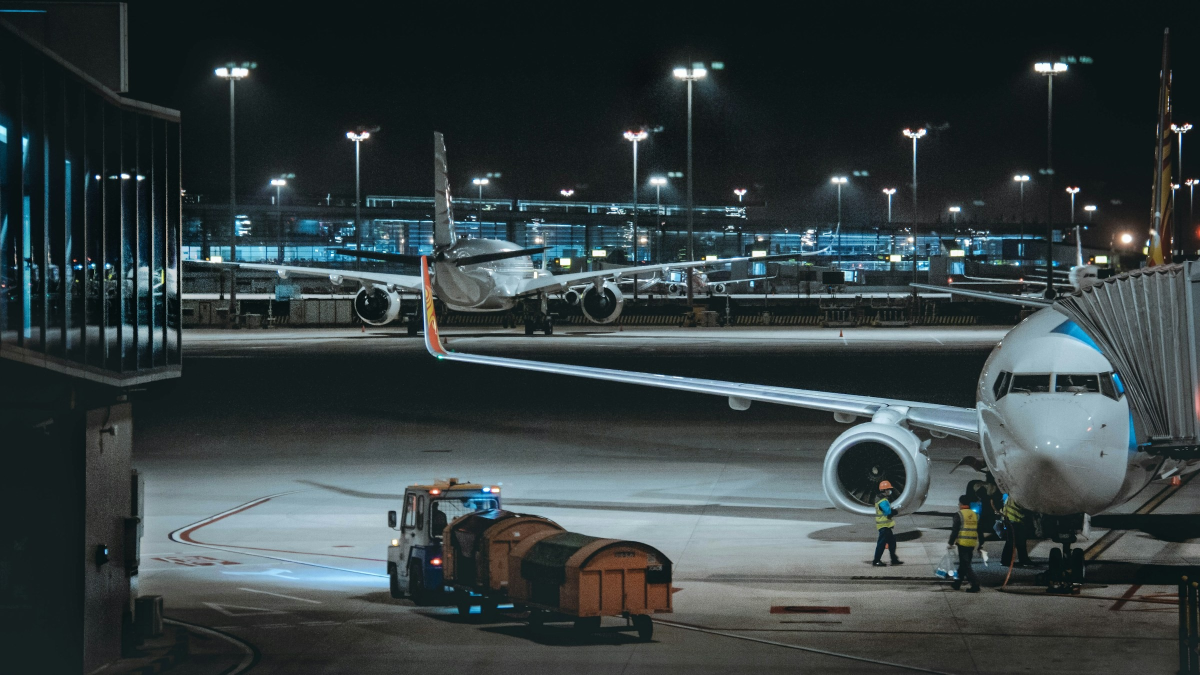
#> input picture brand/backgrounds/air-night-apron_01.jpg, 2400 x 1350 px (shown at 1/2 size)
$ python -i make_video.py   (imports and definitions only)
#> lines starting #> are read from the running program, lines starting #| are printed output that depends on the picture
#!/usr/bin/env python3
"""Clearon Logistics: corporate vertical video from posters or carousel slides.

Usage:
  python3 tools/make_video.py --out posters/videos/NAME.mp4 [--seed N] [--headline "TEXT"] SLIDE1.jpg [SLIDE2.jpg ...]

Slides may be 1080x1350 posters/slides or 1080x1920 Story versions; 4:5 images
are placed on a blurred, darkened 9:16 background automatically.

Prints THUMBNAIL_OFFSET_MS (pass it to Buffer as the video's thumbnailOffset)
and writes <out>_cover.jpg, a cover frame taken from the middle of the first slide.

Structure (about 1.6 s intro + 6 s per slide, adjustable with --slide-seconds, + 5 s end card, adjustable with --end-seconds):
  - Intro: deep navy, logo scales in, teal rule draws across, short tagline.
  - Slides: slow push-in on each slide.
  - Transitions: eased brand wipe (teal panel, then navy panel, angled edges)
    with a whoosh in the soundtrack.
  - End card: "Chat with us on WhatsApp", number, email, website.
  - Transitions: brand wipe, vertical wipe, split panels or push-through zoom
    (--transition; the end card always enters with the brand wipe).
  - Soundtrack: original corporate track generated here, in one of three moods
    (--mood piano, pluck, ambient or maritime: sea swell, distant ship horn, container clanks), with bass, beat, whooshes and a riser. The seed varies key,
    tempo and progression so videos do not all sound the same.

Needs: Pillow, numpy, playwright (chromium or /usr/bin/google-chrome), ffmpeg,
and the npm packages @fontsource/anton and @fontsource/poppins installed in
./node_modules or in the directory given by --node-modules.
"""
import argparse, base64, os, random, subprocess, sys, tempfile, wave
import numpy as np
from PIL import Image, ImageDraw, ImageFilter, ImageEnhance

W, H, FPS = 1080, 1920, 30
NAVY, DEEP, TEAL, BLUE = (0, 34, 68), (0, 26, 53), (0, 185, 171), (48, 121, 255)
REPO = os.path.dirname(os.path.dirname(os.path.abspath(__file__)))

INTRO, SLIDE, TRANS, END = 1.6, 6.0, 0.8, 5.0
MOTION = 'still'


# ---------- helpers ----------
def ease(x):
    x = min(max(x, 0.0), 1.0)
    return 4 * x ** 3 if x < 0.5 else 1 - (-2 * x + 2) ** 3 / 2


def b64(path):
    with open(path, 'rb') as f:
        return base64.b64encode(f.read()).decode()


# [6 lines left out: function find_node_modules, not called in this run]


BACKDROP = None   # optional real photo (path) used behind 4:5 posters and on the intro/end cards


def brand_frame():
    """Clean 9:16 brand frame: deep navy vertical gradient, or a darkened real photo if --backdrop is set.
    (Replaces the old blurred copy of the poster, which looked smeared and artificial.)"""
    if BACKDROP:
        ph = Image.open(BACKDROP).convert('RGB')
        s = max(W / ph.width, H / ph.height)
        ph = ph.resize((round(ph.width * s), round(ph.height * s)), Image.LANCZOS)
        l, t = (ph.width - W) // 2, (ph.height - H) // 2
        ph = ph.crop((l, t, l + W, t + H))
        ph = ImageEnhance.Brightness(ph).enhance(0.45)
        return Image.blend(ph, Image.new('RGB', (W, H), DEEP), 0.40)
    g = np.linspace(0, 1, H)[:, None, None]
    top, bot = np.array(NAVY, float), np.array(DEEP, float)
    arr = (top * (1 - g) + bot * g) * np.ones((1, W, 1))
    return Image.fromarray(arr.astype(np.uint8))


def to_vertical(path):
    im = Image.open(path).convert('RGB')
#> im is the input picture: PIL image 2400x1350 RGB; mean R, G, B 53.1, 63.7, 65.4
    if im.size == (W, H):
        return im
    if abs(im.width / im.height - 9 / 16) < 0.02:
        return im.resize((W, H), Image.LANCZOS)
    bg = brand_frame()
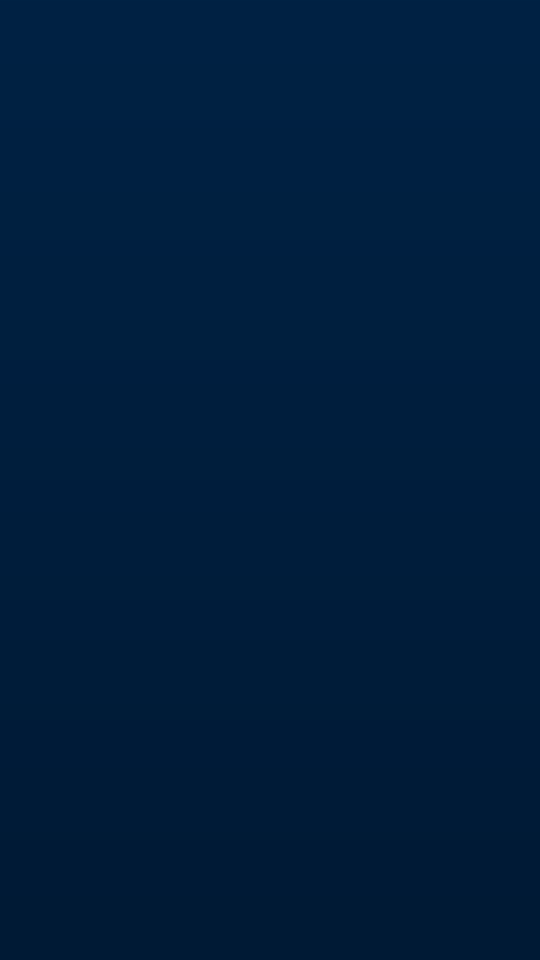
#> bg: PIL image 1080x1920 RGB (shown at 1/2 size); mean R, G, B 0, 29.5, 60
    # the poster is placed 1:1 (no resampling when it is 1080 wide) so text stays pixel-sharp
    fg = im if im.width == W else im.resize((W, round(im.height * W / im.width)), Image.LANCZOS)
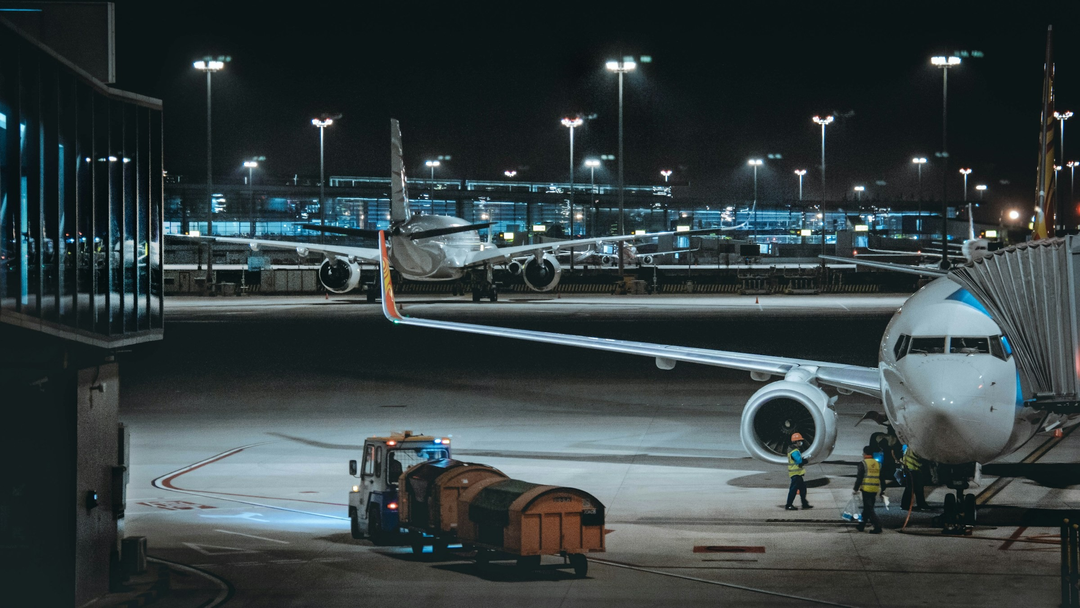
#> fg: PIL image 1080x608 RGB; mean R, G, B 53.1, 63.7, 65.4
    y = (H - fg.height) // 2
#> y = 656
    bg.paste(fg, (0, y))
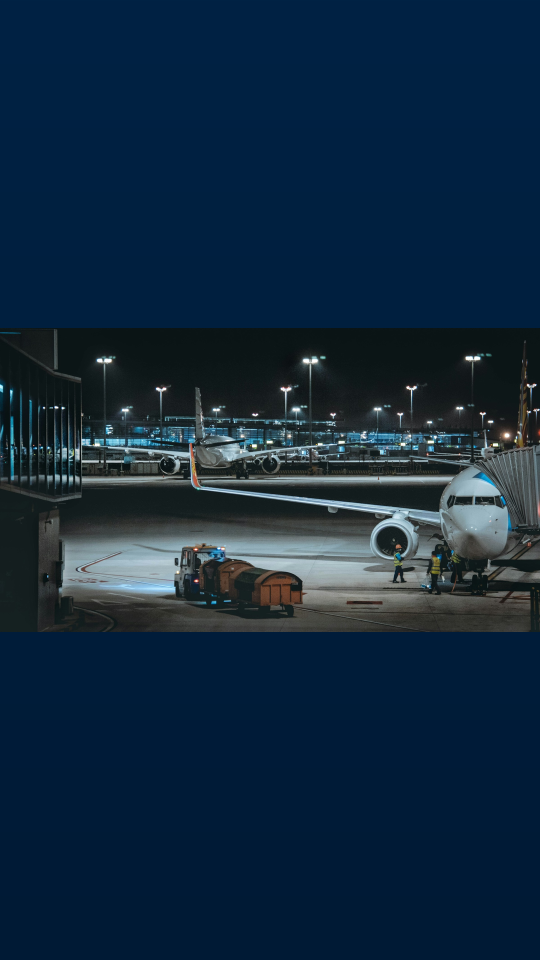
#> bg: PIL image 1080x1920 RGB (shown at 1/2 size); mean R, G, B 16.8, 40.3, 61.7
    d = ImageDraw.Draw(bg)
    d.rectangle((0, y - 4, W, y - 1), fill=TEAL)                    # thin teal rules frame the poster
    d.rectangle((0, y + fg.height, W, y + fg.height + 3), fill=TEAL)
    return bg


# [130 lines left out: functions render_cards, push_in, wipe, wipe_up, split, zoom_fade, not called in this run]


TRANSITIONS = {'wipe': wipe, 'wipe_up': wipe_up, 'split': split, 'zoom': zoom_fade}


# [239 lines left out: functions intro_frame, end_frame, soundtrack, main, not called in this run]


# [2 lines not run here, left out]

>>> result = to_vertical('../brand/backgrounds/air-night-apron_01.jpg')
